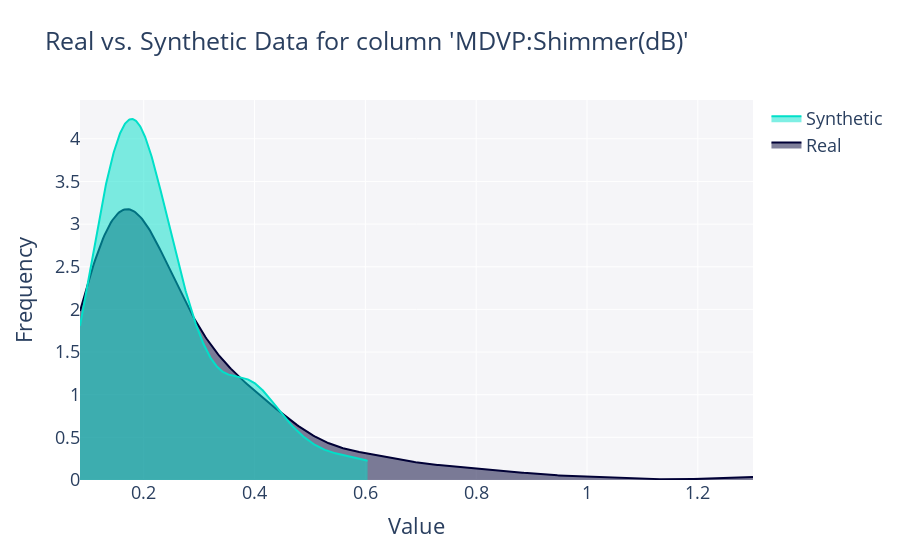

The notebook cell this image was saved under:
### Code cell
get_column_plot(
    real_data=DataPrincipal,
    synthetic_data=DataSintetico,
    column_name=DataPrincipal.columns[10],
    metadata=Metadata
).show("vscode")

### Figure 1 — Plotly figure (JSON) as saved in the notebook; plotly's stock layout.template omitted (floating-point values rounded to 4 significant figures; data arrays with more than 128 entries replaced by an {"elided": "..."} marker saying what was removed)
{"data": [{"fill": "tozeroy", "hovertemplate": "<b>Real</b><br>Frequency: %{y}<extra></extra>", "legendgroup": "Real", "marker": {"color": "#000036"}, "mode": "lines", "name": "Real", "showlegend": true, "type": "scatter", "x": {"elided": "500 float values"}, "xaxis": "x", "y": {"elided": "500 float values"}, "yaxis": "y"}, {"fill": "tozeroy", "hovertemplate": "<b>Synthetic</b><br>Frequency: %{y}<extra></extra>", "legendgroup": "Synthetic", "marker": {"color": "#01E0C9"}, "mode": "lines", "name": "Synthetic", "showlegend": true, "type": "scatter", "x": {"elided": "500 float values"}, "xaxis": "x", "y": {"elided": "500 float values"}, "yaxis": "y"}], "layout": {"barmode": "overlay", "font": {"size": 18}, "hovermode": "closest", "legend": {"traceorder": "reversed"}, "plot_bgcolor": "#F5F5F8", "title": {"text": "Real vs. Synthetic Data for column 'MDVP:Shimmer(dB)'"}, "xaxis": {"anchor": "y2", "domain": [0, 1], "title": {"text": "Value"}, "zeroline": false}, "yaxis": {"anchor": "free", "domain": [0, 1], "position": 0, "title": {"text": "Frequency"}}}}
